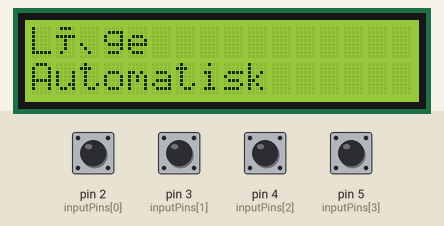
The sketch below on a simulated Arduino Uno, built with avr-gcc and run on an emulated ATmega328P. On the bench: 16×2 character LCD. Inputs (shaded band) come from the test bench; at power-on: pin 2 (inputPins[0]), pin 3 (inputPins[1]), pin 4 (inputPins[2]), pin 5 (inputPins[3]) HIGH.

Above: at 4.3 s.
4.4 s: pin 2 (inputPins[0]) pulled LOW for 0.15 s
At 5.7 s:
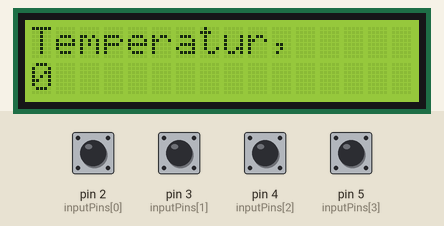
6.0 s: pin 2 (inputPins[0]) pulled LOW for 1 s
At 7.4 s:
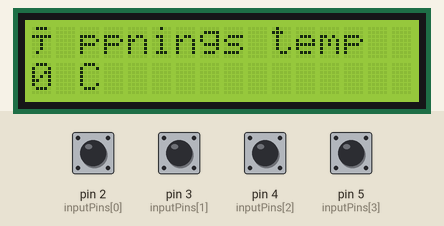
8.5 s: pin 4 (inputPins[2]) pulled LOW for 0.15 s
At 9.2 s:
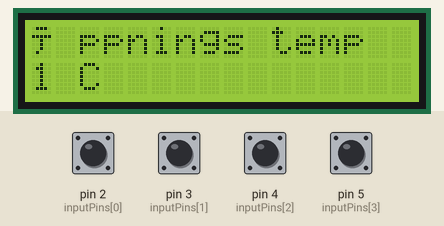
10.1 s: pin 4 (inputPins[2]) pulled LOW for 1 s
At 11.7 s:
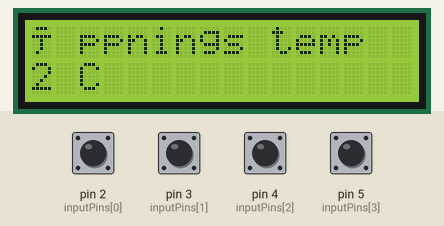
12.6 s: pin 3 (inputPins[1]) pulled LOW for 0.15 s
At 13.5 s:
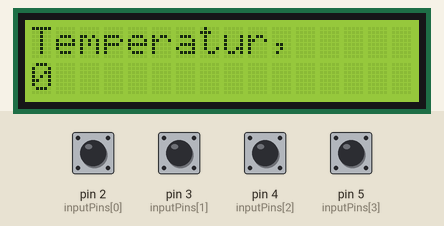
14.2 s: pin 3 (inputPins[1]) pulled LOW for 1 s
At 16.0 s:
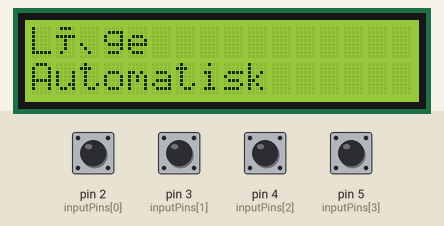
Timing chart, 0 to 17.5 s (numbered marks = the images above; inputs shaded):
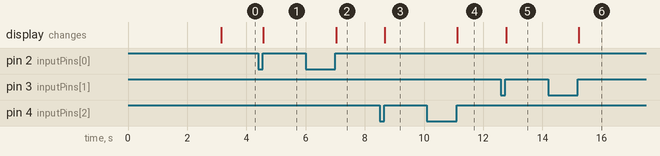

Measured:
- after the input at 4.4 s, the display: changes after 0.18 s (image 1)
- after the input at 6.0 s, the display: changes after 1.0 s (image 2)
- after the input at 8.5 s, the display: changes after 0.18 s (image 3)
- after the input at 10.1 s, the display: changes after 1.0 s (image 4)
- after the input at 12.6 s, the display: changes after 0.18 s (image 5)
- after the input at 14.2 s, the display: changes after 1.0 s (image 6)

The sketch:

old_menu.ino
```cpp
//Thermometer
#include <OneWire.h>
#include <DallasTemperature.h>

#define ONE_WIRE_BUS 8 // Data wire is plugged into digital pin 2 on the Arduino
OneWire oneWire(ONE_WIRE_BUS); // Setup a oneWire instance to communicate with any OneWire device
DallasTemperature sensors(&oneWire); // Pass oneWire reference to DallasTemperature library

//Display
#include <Wire.h>
#include <hd44780.h>
#include <hd44780ioClass/hd44780_I2Cexp.h> // i2c expander i/o class header
#include "custom_char.h"

hd44780_I2Cexp lcd; // declare lcd object: auto locate & auto config expander chip

//Input & Button Logic
const int numOfInputs = 4;
const int inputPins[numOfInputs] = {2,3,4,5};
int inputState[numOfInputs];
int lastInputState[numOfInputs] = {LOW,LOW,LOW,LOW};
bool inputFlags[numOfInputs] = {LOW,LOW,LOW,LOW};
long lastDebounceTime[numOfInputs] = {0,0,0,0};
long debounceDelay = 5;

//LCD Menu Logic
const int numOfScreens = 3;
int currentScreen = 0;
String screens[numOfScreens][2] = {{"Läge", ""}, {"Öppnings temp", char(0)+"C"}, {"Temperatur, "}};
int parameterValues[numOfScreens];
int parameterLimits[numOfScreens][2] = {{0, 1}, {10, 30}, {0, 0}};
String mode[] = {"Automatisk", "Manuell"};

/*class Menu {
  public:

    void parameterChange(int key) {
    if (currentScreen == 0) {

    }
    if(key == 0) {
      parameterValues[currentScreen]++;
    }else if(key == 1) {
      parameterValues[currentScreen]--;
    }
}


}*/

void setup() {
  for(int i = 0; i < numOfInputs; i++) {
    pinMode(inputPins[i], INPUT);
    digitalWrite(inputPins[i], HIGH); // pull-up 20k
  }

  lcd.begin(16, 2);
  createChars(lcd);
  //lcd.setBacklight(HIGH);

  //Initial Display
  lcd.print(char(0));
  lcd.setCursor(15,0);
  lcd.print(char(1));
  lcd.setCursor(15,1);
  lcd.print(char(2));
  delay(3000);

  sensors.begin(); // Start up the library
  //Serial.begin(9600);
}

void loop() {
  setInputFlags();
  resolveInputFlags();

  //sensors.requestTemperatures(); // Send the command to get temperatures

  //print the temperature in Celsius
  //Serial.print("Temperature: ");
  //Serial.println("Temperature: " + String(sensors.getTempCByIndex(0)) + (char)176 + "C");

	//lcd.print("Temp: " + String(sensors.getTempCByIndex(0)) + "C");

}

void setInputFlags() {
  for(int i = 0; i < numOfInputs; i++) {
    int reading = digitalRead(inputPins[i]);
    if (reading != lastInputState[i]) {
      lastDebounceTime[i] = millis();
    }
    if ((millis() - lastDebounceTime[i]) > debounceDelay) {
      if (reading != inputState[i]) {
        inputState[i] = reading;
        if (inputState[i] == HIGH) {
          inputFlags[i] = HIGH;
        }
      }
    }
    lastInputState[i] = reading;
  }
}

void resolveInputFlags() {
  for(int i = 0; i < numOfInputs; i++) {
    if(inputFlags[i] == HIGH) {
      inputAction(i);
      inputFlags[i] = LOW;
      printScreen();
    }
  }
}

void inputAction(int input) {
  if(input == 0) {
    if (currentScreen == 0) {
      currentScreen = numOfScreens-1; //loop around
    }else{
      currentScreen--;
    }
  }else if(input == 1) {
    if (currentScreen == numOfScreens-1) {
      currentScreen = 0; //loop around
    }else{
      currentScreen++;
    }
  }else if(input == 2) {
    parameterChange(0);
  }else if(input == 3) {
    parameterChange(1);
  }
}

void parameterChange(int key) {
  int currentValue = parameterValues[currentScreen];
  int lowerLimit = parameterLimits[currentScreen][0];
  int upperLimit = parameterLimits[currentScreen][1];
  //increment
  if(key == 0 && currentValue < upperLimit) {
    parameterValues[currentScreen]++;
  //decrement
  }else if(key == 1 && currentValue > lowerLimit) {
    parameterValues[currentScreen]--;
  }
}

void printScreen() {
  lcd.clear();
  lcd.print(screens[currentScreen][0]);
  lcd.setCursor(0,1);
  if (currentScreen == 0) {
    lcd.print(mode[parameterValues[currentScreen]]);
  }
  else {
    lcd.print(parameterValues[currentScreen]);
  }
  lcd.print(" ");
  lcd.print(screens[currentScreen][1]);
  //arrows
  lcd.setCursor(15,0);
  lcd.print(char(1));
  lcd.setCursor(15,1);
  lcd.print(char(2));
}
```

custom_char.h
```cpp
#include <Wire.h>
#include <hd44780.h>
#include <hd44780ioClass/hd44780_I2Cexp.h> // i2c expander i/o class header

const PROGMEM uint8_t deg_sign[] = {
  0b00110,
  0b01001,
  0b01001,
  0b00110,
  0b00000,
  0b00000,
  0b00000,
  0b00000,
};

const PROGMEM uint8_t arrow_up[] = {
  0b00000,
  0b00100,
  0b01110,
  0b10101,
  0b00100,
  0b00100,
  0b00100,
  0b00000,
};

const PROGMEM uint8_t arrow_down[] = {
  0b00000,
  0b00100,
  0b00100,
  0b00100,
  0b10101,
  0b01110,
  0b00100,
  0b00000,
};

void createChars(hd44780_I2Cexp lcd){
  lcd.createChar (0x00, deg_sign);
  lcd.createChar (0x01, arrow_up);
  lcd.createChar (0x02, arrow_down);
}
```
